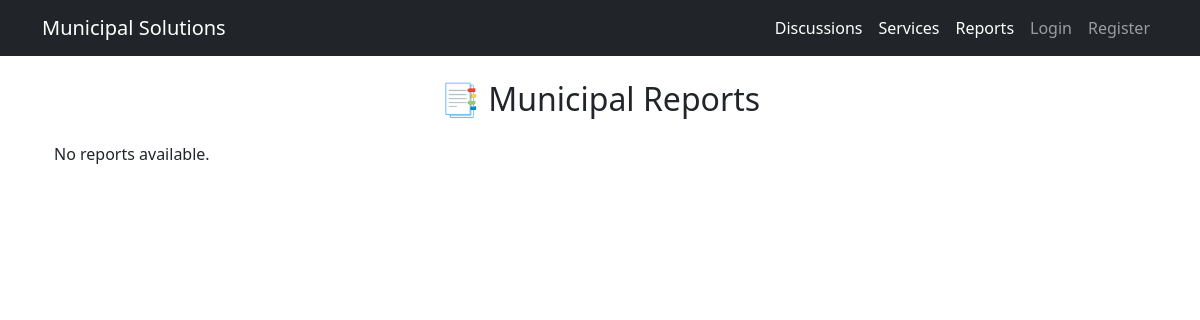
Page /reports/ on the earlier database version.
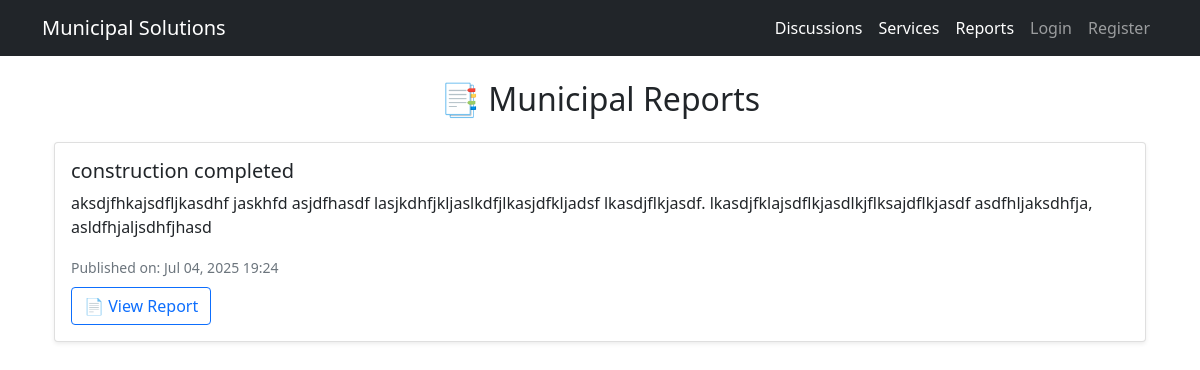
Same page on the later database version.
### services/models.py (models this page shows, shortened)
class Report(models.Model):
    title = models.CharField(max_length=200)
    content = models.TextField()
    file = models.FileField(upload_to='reports/')
    created_at = models.DateTimeField(auto_now_add=True)

### services/views.py (the view)
# urls.py: path('reports/', views.reports, name='reports'),
def reports(request):
    all_reports = Report.objects.order_by('-created_at')[:10]
    return render(request, 'services/reports.html', {'reports': all_reports})

### templates/services/reports.html
{% extends 'base.html' %}
{% block content %}
<h2 class="text-center my-4">📑 Municipal Reports</h2>
<div class="container">
    {% for report in reports %}
    <div class="card mb-3 shadow-sm">
        <div class="card-body">
            <h5 class="card-title">{{ report.title }}</h5>
            <p class="card-text">{{ report.content }}</p>
            <small class="text-muted">Published on: {{ report.created_at|date:"M d, Y H:i" }}</small><br>
            {% if report.file %}
                <a href="{{ report.file.url }}" class="btn btn-outline-primary mt-2" target="_blank">📄 View Report</a>
            {% endif %}
        </div>
    </div>
    {% empty %}
        <p>No reports available.</p>
    {% endfor %}
</div>
{% endblock %}

Differences in the rows shown:
added Report: title "construction completed", content "aksdjfhkajsdfljkasdhf jaskhfd asjdfhasdf lasjkdhfjkljaslkdfjlkasjdfkljadsf lkasdjflkjasdf. lkasdjfklajsdflkjasdlkjflksajdflkjasdf asdfhljaksdhfja, asldfhjaljsdhfjhasd", created_at "Jul 04, 2025 19:24"
Other differences:
text no longer shown: "No reports available."
